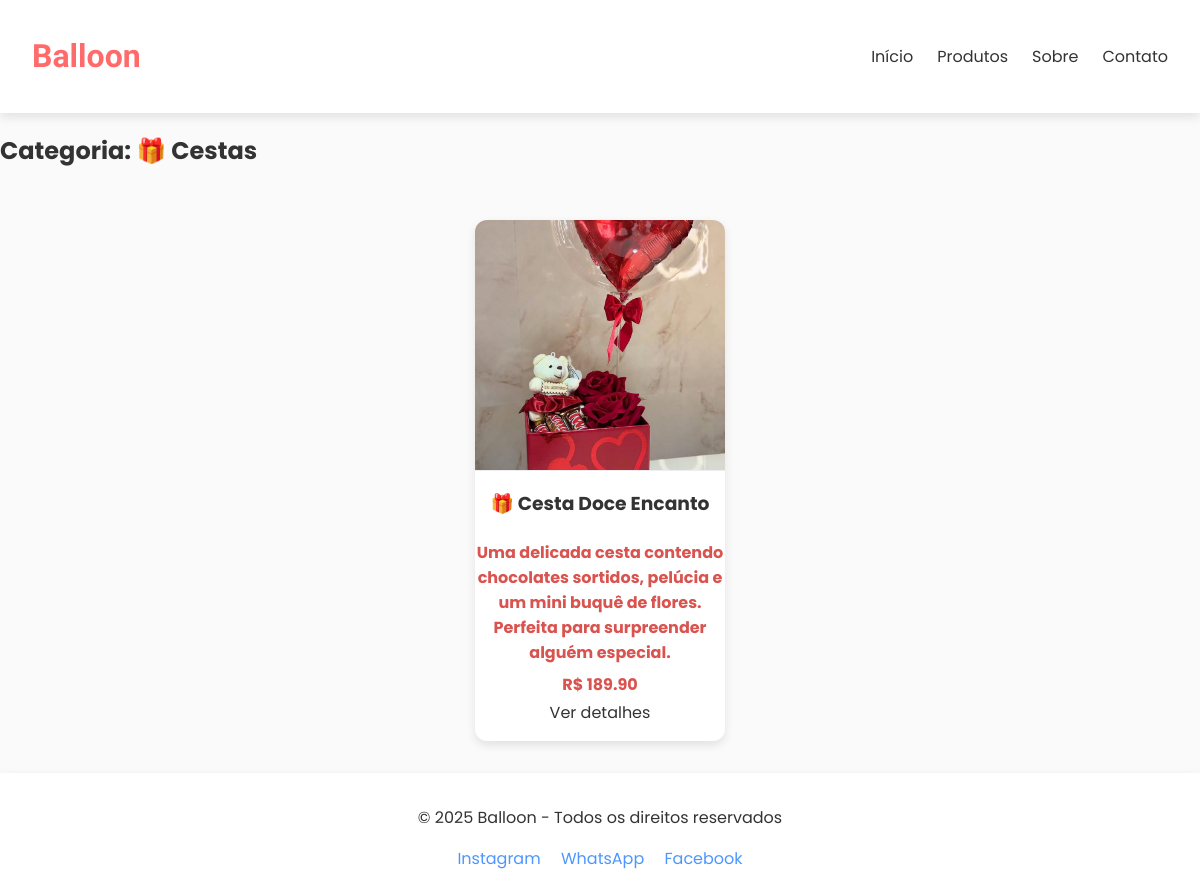
The page /categoria/cestas/ on the database its author committed.
### presente/models.py (models this page shows, shortened)
class Categoria(models.Model):
    nome = models.CharField(max_length=100, unique=True)
    slug = models.SlugField(max_length=100, unique=True, blank=True)
    class Meta:
        verbose_name = 'Categoria'
        verbose_name_plural = 'Categorias'

class Produto(models.Model):
    nome = models.CharField(max_length=50)
    descricao = models.TextField()
    preco = models.DecimalField( max_digits=8, decimal_places=2)
    imagem = models.ImageField(upload_to='produtos/')
    categoria = models.ForeignKey(Categoria, on_delete=models.CASCADE)

### presente/views.py (the view)
# urls.py: path('categoria/<slug:slug>/', views.categoria, name='categoria'),
def categoria(request, slug):
    categoria = Categoria.objects.get(slug=slug)
    produtos = Produto.objects.filter(categoria=categoria)
    return render(request, 'presente/pages/categoria.html', context={
        'categoria': categoria,
        'produtos' : produtos
    })

### presente/templates/presente/pages/categoria.html
{% extends "global/base.html" %}
{% block conteudo_pagina %}
<h2>Categoria: {{ categoria.nome }}</h2>
  <div class="container-produtos">
    {% for produto in produtos %}
      <div class="card-produto">
        <img src="{{ produto.imagem.url }}" width="200">
        <h3>{{ produto.nome }}</h3>
        <p>{{ produto.descricao }}</p>
        <p>R$ {{ produto.preco }}</p>
        <a href="{% url 'presente:detalhe_produto' produto.id %}">Ver detalhes</a>
    {% endfor %}
      </div>
  </div>
{% endblock conteudo_pagina %}

### presente/static/presente/css/style.css (style rules this page uses)
:root { --cor-primaria: #4D96FF; --cor-secundaria: #6BCB77; --cor-terciaria: #FFD93D; --cor-fundo: #FAFAFA; --cor-texto: #333; --cor-contraste: #FF6B6B; --fonte-titulo: 'Baloo 2', cursive; --fonte-texto: 'Poppins', sans-serif; --borda: 12px; --sombra: 0 4px 10px rgba(0,0,0,0.1); }
body { margin: 0; font-family: var(--fonte-texto); background-color: var(--cor-fundo); color: var(--cor-texto); }
a { text-decoration: none; color: inherit; }
.container-produtos { display: flex; justify-content: center; flex-wrap: wrap; gap: 2rem; padding: 2rem 0; }
.card-produto { width: 250px; border-radius: var(--borda); box-shadow: var(--sombra); background-color: #fff; overflow: hidden; transition: transform 0.3s ease; text-align: center; padding-bottom: 1rem; display: flex; flex-direction: column; justify-content: space-between; }
.card-produto img { width: 100%; aspect-ratio: 1 / 1; object-fit: cover; border-bottom: 1px solid #eee; }
.card-produto p { margin: 0.2rem 0; color: #d9534f; font-weight: bold; }

### rows shown on the page
Categoria: nome "🎁 Cestas"
Produto: imagem (picture), nome "🎁 Cesta Doce Encanto", descricao "Uma delicada cesta contendo chocolates sortidos, pelúcia e um mini buquê de flores. Perfeita para surpreender alguém especial.", preco "189.90"
